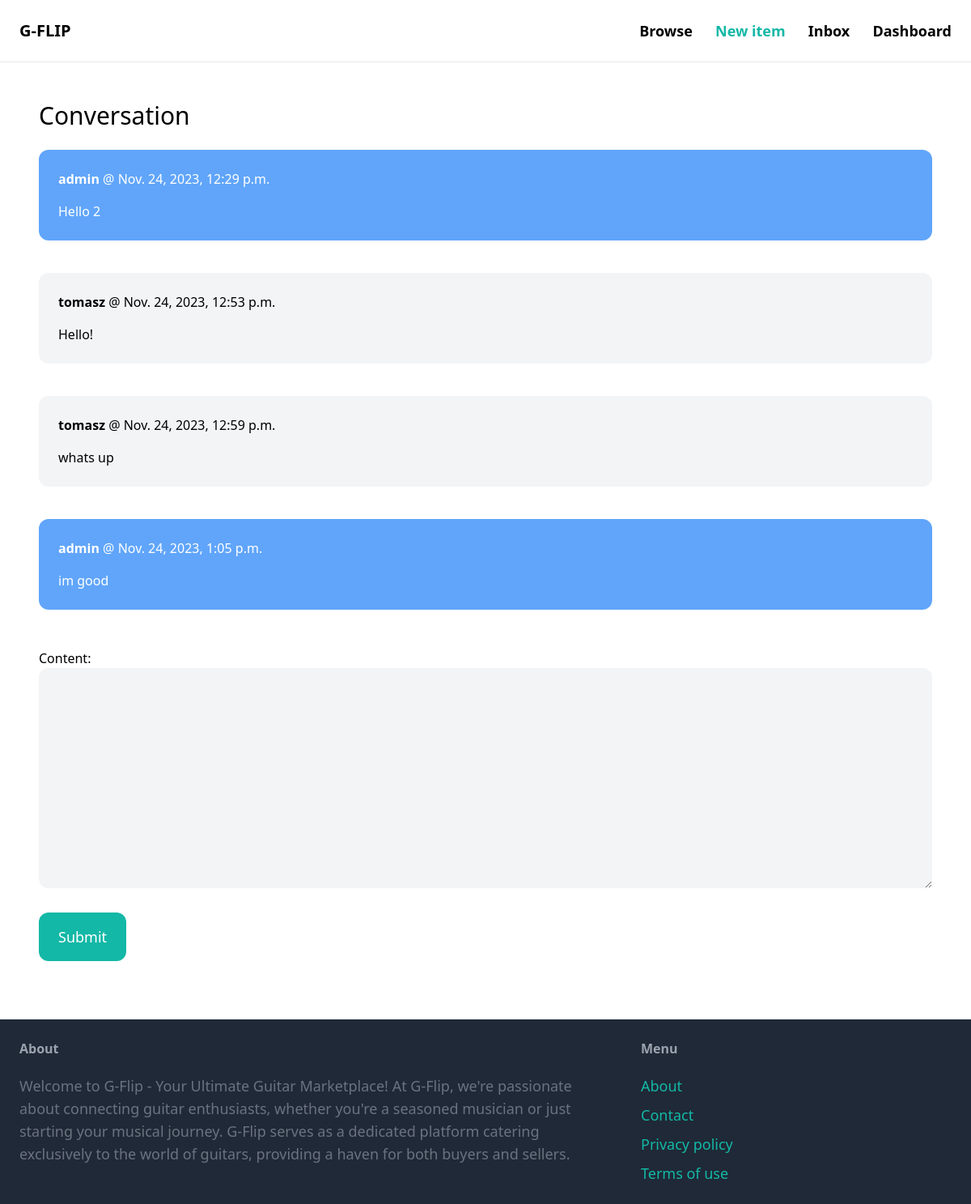
The page /inbox/2/ (signed in) on the database its author committed.
### conversation/models.py (models this page shows)
class ConversationMessage(models.Model):
    conversation = models.ForeignKey(Conversation, related_name='messages', on_delete=models.CASCADE)
    content = models.TextField()
    created_at = models.DateTimeField(auto_now_add=True)
    created_by = models.ForeignKey(User, related_name='created_messages', on_delete=models.CASCADE)

### conversation/views.py (the view)
# urls.py: path('<int:pk>/', views.detail, name='detail'),
@login_required
def detail(request, pk):
    conversation = Conversation.objects.filter(members__in=[request.user.id]).get(pk=pk)
    if request.method == 'POST':  # Ta linia została poprawiona, 'POST' zamiast 'post'
        form = ConversationMessageForm(request.POST)
        if form.is_valid():
            conversation_message = form.save(commit=False)
            conversation_message.conversation = conversation
            conversation_message.created_by = request.user
            conversation_message.save()
            conversation.save()
            return redirect('conversation:detail', pk=pk)
    else:
        form = ConversationMessageForm()
    return render(request, 'conversation/detail.html', {
        'conversation': conversation,
        'form': form
    })

### conversation/forms.py
class ConversationMessageForm(forms.ModelForm):
    class Meta:
        model = ConversationMessage
        fields = ('content',)
        widgets = {
            'content': forms.Textarea(attrs={
                'class': 'w-full py-4 px-6 rounded-xl bg-gray-100'
            })
        }

### conversation/templates/conversation/detail.html (shortened to what this page needs)
{% extends 'core/base.html' %}
{% block content %}
<div class="p-6">
    <h1 class='mb-6 text-3xl'>Conversation</h1>
    <div class ="space-y-10">
        {% for message in conversation.messages.all %}
            <div class="p-6 flex rounded-xl {% if message.created_by == request.user %} bg-blue-400 text-white {% else %} bg-gray-100 text-black {% endif %}">
                <div>
                    <p class="mb-4"><strong>{{ message.created_by.username }}</strong> @ {{ message.created_at }}</p>
                    <p>{{ message.content }}</p>
                </div>
            </div>
        {% endfor %}
    </div>
    <br><br>
    <form method="post" action=".">
        {{ form.as_p}}
        <button class="my-6 py-4 px-6 text-lg bg-teal-500 hover:bg-teal-700 rounded-xl text-white">Submit</button>
    </form>
</div>
{% endblock %}

### rows shown on the page
ConversationMessage: created_by.username "admin", created_at "Nov. 24, 2023, 12:29 p.m.", content "Hello 2"
ConversationMessage: created_by.username "tomasz", created_at "Nov. 24, 2023, 12:53 p.m.", content "Hello!"
ConversationMessage: created_by.username "tomasz", created_at "Nov. 24, 2023, 12:59 p.m.", content "whats up"
ConversationMessage: created_by.username "admin", created_at "Nov. 24, 2023, 1:05 p.m.", content "im good"
